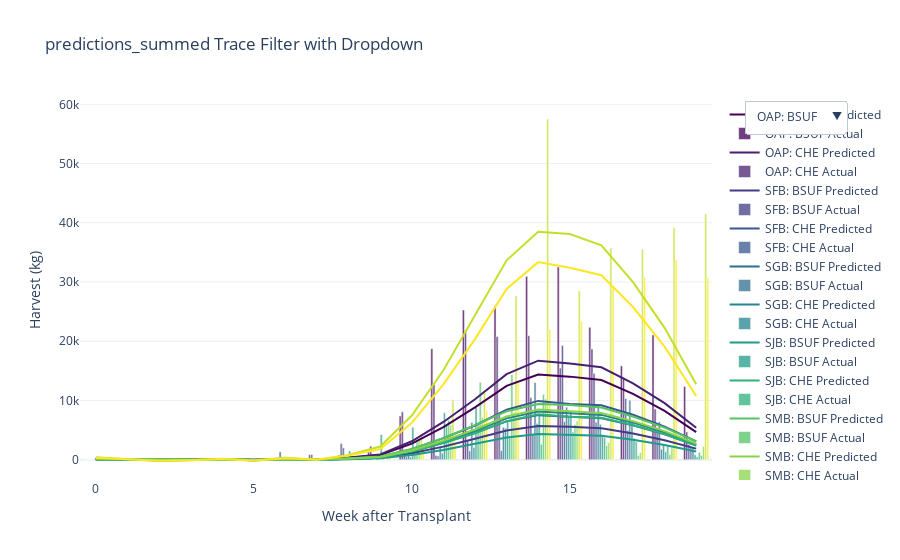

The notebook cell this image was saved under:
### Code cell
fig = go.Figure()
x_values = df.index
colors = sample_colorscale('Viridis', [i / (len(df.columns) - 1) for i in range(len(df.columns))])
color_map = {key: colors[i] for i, key in enumerate(df.columns)}

for i, col in enumerate(df.columns):
    label = col[0] + ': ' + col[1]
    fig.add_trace(go.Scatter(x=x_values, y=df[col], name=label + ' Predicted', line=dict(color=color_map[col])))
    fig.add_trace(go.Bar(x=x_values, y=af[col], name= label + ' Actual', marker_color=color_map[col], opacity=0.75))

visibility_matrix = np.eye(2* len(df.columns), dtype=bool).repeat(2, axis=1)

buttons = [dict(label=f"{key[0]}: {key[1]}",method='update',args=[{'visible': visibility_matrix[i].tolist()}, {'title': f'Selected: {key[0]}: {key[1]}'}]) for i,key in enumerate(df.columns)]


# Add "Show All" button
buttons.append(dict(
    label='Show All', 
    method='update',
    args=[{'visible': [True]*(len(df.columns)*2)}, {'title': 'All Traces Visible'}]
))

# Add dropdown menu to layout
fig.update_layout(
    updatemenus=[dict(
        active=0,
        buttons=buttons,
        direction='down',
        showactive=True,
        x=1.05,
        xanchor='left',
        y=1,
        yanchor='top'
    )],
    title=title + ' Trace Filter with Dropdown',
    template='plotly_white',
    xaxis_title='Week after Transplant',
    yaxis_title='Harvest (kg)'
)

fig.show()

### Figure 1 — Plotly figure (JSON) as saved in the notebook; plotly's stock layout.template omitted (floating-point values rounded to 4 significant figures)
{"data": [{"line": {"color": "rgb(68, 1, 84)"}, "name": "OAP: BSUF Predicted", "type": "scatter", "x": [0, 1, 2, 3, 4, 5, 6, 7, 8, 9, 10, 11, 12, 13, 14, 15, 16, 17, 18, 19], "y": [141.6, 42.13, -79.0, -33.19, 48.55, -66.73, 118.2, 3.886, 302.0, 783.4, 2703.0, 5513.0, 8840.0, 12460.0, 14380.0, 14020.0, 13440.0, 11120.0, 8240.0, 4658.0]}, {"marker": {"color": "rgb(68, 1, 84)"}, "name": "OAP: BSUF Actual", "opacity": 0.75, "type": "bar", "x": [0, 1, 2, 3, 4, 5, 6, 7, 8, 9, 10, 11, 12, 13, 14, 15, 16, 17, 18, 19], "y": [0.0, 0.0, 0.0, 0.0, 0.0, 0.0, 247.0, 0.0, 0.0, 1280.0, 7385.0, 18730.0, 25270.0, 25940.0, 30950.0, 32540.0, 22350.0, 15830.0, 21070.0, 12350.0]}, {"line": {"color": "rgb(71, 33, 113)"}, "name": "OAP: CHE Predicted", "type": "scatter", "x": [0, 1, 2, 3, 4, 5, 6, 7, 8, 9, 10, 11, 12, 13, 14, 15, 16, 17, 18, 19], "y": [159.3, 50.94, -90.76, -40.13, 56.78, -84.15, 137.0, 6.073, 352.2, 894.5, 3112.0, 6369.0, 10200.0, 14440.0, 16720.0, 16230.0, 15600.0, 12890.0, 9550.0, 5377.0]}, {"marker": {"color": "rgb(71, 33, 113)"}, "name": "OAP: CHE Actual", "opacity": 0.75, "type": "bar", "x": [0, 1, 2, 3, 4, 5, 6, 7, 8, 9, 10, 11, 12, 13, 14, 15, 16, 17, 18, 19], "y": [0.0, 0.0, 0.0, 0.0, 0.0, 0.0, 0.0, 0.0, 796.0, 2267.0, 8092.0, 12700.0, 21520.0, 20780.0, 20930.0, 15470.0, 18700.0, 13830.0, 8567.0, 4687.0]}, {"line": {"color": "rgb(66, 61, 131)"}, "name": "SFB: BSUF Predicted", "type": "scatter", "x": [0, 1, 2, 3, 4, 5, 6, 7, 8, 9, 10, 11, 12, 13, 14, 15, 16, 17, 18, 19], "y": [58.4, 13.8, -31.92, -12.25, 20.12, -20.77, 46.97, 0.8881, 118.6, 319.1, 1086.0, 2203.0, 3542.0, 4942.0, 5673.0, 5580.0, 5321.0, 4405.0, 3269.0, 1862.0]}, {"marker": {"color": "rgb(66, 61, 131)"}, "name": "SFB: BSUF Actual", "opacity": 0.75, "type": "bar", "x": [0, 1, 2, 3, 4, 5, 6, 7, 8, 9, 10, 11, 12, 13, 14, 15, 16, 17, 18, 19], "y": [0.0, 0.0, 0.0, 0.0, 0.0, 129.0, 0.0, 852.0, 2724.0, 0.0, 1261.0, 726.0, 3146.0, 7817.0, 10480.0, 19270.0, 14580.0, 10320.0, 4596.0, 2564.0]}, {"line": {"color": "rgb(56, 87, 139)"}, "name": "SFB: CHE Predicted", "type": "scatter", "x": [0, 1, 2, 3, 4, 5, 6, 7, 8, 9, 10, 11, 12, 13, 14, 15, 16, 17, 18, 19], "y": [81.52, 43.66, -60.48, -20.98, 31.24, -83.64, 72.54, 5.593, 209.1, 481.7, 1759.0, 3644.0, 5769.0, 8434.0, 9925.0, 9392.0, 9176.0, 7575.0, 5586.0, 3078.0]}, {"marker": {"color": "rgb(56, 87, 139)"}, "name": "SFB: CHE Actual", "opacity": 0.75, "type": "bar", "x": [0, 1, 2, 3, 4, 5, 6, 7, 8, 9, 10, 11, 12, 13, 14, 15, 16, 17, 18, 19], "y": [0.0, 0.0, 0.0, 0.0, 0.0, 213.0, 1333.0, 883.0, 2004.0, 0.0, 470.0, 624.0, 1476.0, 1531.0, 4268.0, 6402.0, 6340.0, 4926.0, 6382.0, 2066.0]}, {"line": {"color": "rgb(46, 111, 142)"}, "name": "SGB: BSUF Predicted", "type": "scatter", "x": [0, 1, 2, 3, 4, 5, 6, 7, 8, 9, 10, 11, 12, 13, 14, 15, 16, 17, 18, 19], "y": [69.02, 27.11, -45.0, -15.06, 24.52, -47.66, 57.55, 2.47, 157.8, 392.0, 1383.0, 2835.0, 4521.0, 6466.0, 7522.0, 7246.0, 7001.0, 5789.0, 4281.0, 2397.0]}, {"marker": {"color": "rgb(46, 111, 142)"}, "name": "SGB: BSUF Actual", "opacity": 0.75, "type": "bar", "x": [0, 1, 2, 3, 4, 5, 6, 7, 8, 9, 10, 11, 12, 13, 14, 15, 16, 17, 18, 19], "y": [0.0, 0.0, 0.0, 0.0, 0.0, 0.0, 0.0, 33.0, 116.0, 307.0, 1513.0, 2223.0, 6290.0, 5475.0, 13020.0, 8873.0, 9305.0, 10040.0, 1758.0, 2074.0]}, {"line": {"color": "rgb(37, 133, 142)"}, "name": "SGB: CHE Predicted", "type": "scatter", "x": [0, 1, 2, 3, 4, 5, 6, 7, 8, 9, 10, 11, 12, 13, 14, 15, 16, 17, 18, 19], "y": [72.1, 30.35, -48.67, -18.06, 26.56, -55.47, 61.95, 3.235, 170.7, 415.1, 1480.0, 3046.0, 4847.0, 6977.0, 8144.0, 7804.0, 7564.0, 6251.0, 4619.0, 2573.0]}, {"marker": {"color": "rgb(37, 133, 142)"}, "name": "SGB: CHE Actual", "opacity": 0.75, "type": "bar", "x": [0, 1, 2, 3, 4, 5, 6, 7, 8, 9, 10, 11, 12, 13, 14, 15, 16, 17, 18, 19], "y": [0.0, 0.0, 0.0, 0.0, 0.0, 0.0, 0.0, 0.0, 36.0, 108.0, 471.0, 1097.0, 2079.0, 5314.0, 6126.0, 7149.0, 5984.0, 6390.0, 2642.0, 832.0]}, {"line": {"color": "rgb(32, 155, 137)"}, "name": "SJB: BSUF Predicted", "type": "scatter", "x": [0, 1, 2, 3, 4, 5, 6, 7, 8, 9, 10, 11, 12, 13, 14, 15, 16, 17, 18, 19], "y": [41.33, 13.84, -25.56, -8.953, 14.74, -24.2, 33.99, 1.484, 90.9, 231.7, 807.0, 1649.0, 2636.0, 3741.0, 4335.0, 4203.0, 4045.0, 3345.0, 2476.0, 1394.0]}, {"marker": {"color": "rgb(32, 155, 137)"}, "name": "SJB: BSUF Actual", "opacity": 0.75, "type": "bar", "x": [0, 1, 2, 3, 4, 5, 6, 7, 8, 9, 10, 11, 12, 13, 14, 15, 16, 17, 18, 19], "y": [0.0, 0.0, 0.0, 0.0, 0.0, 0.0, 0.0, 0.0, 1482.0, 4236.0, 5472.0, 7925.0, 8861.0, 6686.0, 7671.0, 8114.0, 4190.0, 3624.0, 1331.0, 460.0]}, {"line": {"color": "rgb(47, 176, 125)"}, "name": "SJB: CHE Predicted", "type": "scatter", "x": [0, 1, 2, 3, 4, 5, 6, 7, 8, 9, 10, 11, 12, 13, 14, 15, 16, 17, 18, 19], "y": [63.56, 32.52, -48.28, -16.08, 24.39, -64.45, 55.07, 4.448, 161.0, 373.2, 1360.0, 2815.0, 4456.0, 6509.0, 7656.0, 7252.0, 7083.0, 5849.0, 4313.0, 2378.0]}, {"marker": {"color": "rgb(47, 176, 125)"}, "name": "SJB: CHE Actual", "opacity": 0.75, "type": "bar", "x": [0, 1, 2, 3, 4, 5, 6, 7, 8, 9, 10, 11, 12, 13, 14, 15, 16, 17, 18, 19], "y": [0.0, 0.0, 0.0, 0.0, 0.0, 0.0, 0.0, 0.0, 507.0, 742.0, 1671.0, 5822.0, 6039.0, 3924.0, 2597.0, 4681.0, 3747.0, 3036.0, 2483.0, 1238.0]}, {"line": {"color": "rgb(84, 196, 103)"}, "name": "SMB: BSUF Predicted", "type": "scatter", "x": [0, 1, 2, 3, 4, 5, 6, 7, 8, 9, 10, 11, 12, 13, 14, 15, 16, 17, 18, 19], "y": [95.8, 23.93, -52.28, -20.87, 33.07, -35.31, 77.63, 2.084, 196.2, 525.4, 1791.0, 3637.0, 5845.0, 8169.0, 9385.0, 9218.0, 8797.0, 7282.0, 5402.0, 3074.0]}, {"marker": {"color": "rgb(84, 196, 103)"}, "name": "SMB: BSUF Actual", "opacity": 0.75, "type": "bar", "x": [0, 1, 2, 3, 4, 5, 6, 7, 8, 9, 10, 11, 12, 13, 14, 15, 16, 17, 18, 19], "y": [0.0, 0.0, 0.0, 0.0, 0.0, 0.0, 0.0, 0.0, 480.0, 0.0, 3236.0, 6670.0, 13070.0, 14370.0, 11040.0, 5944.0, 2399.0, 710.0, 869.0, 715.0]}, {"line": {"color": "rgb(136, 212, 72)"}, "name": "SMB: CHE Predicted", "type": "scatter", "x": [0, 1, 2, 3, 4, 5, 6, 7, 8, 9, 10, 11, 12, 13, 14, 15, 16, 17, 18, 19], "y": [77.73, 28.72, -49.18, -18.86, 28.61, -50.32, 66.02, 3.619, 177.6, 442.6, 1558.0, 3195.0, 5098.0, 7279.0, 8459.0, 8161.0, 7876.0, 6511.0, 4816.0, 2699.0]}, {"marker": {"color": "rgb(136, 212, 72)"}, "name": "SMB: CHE Actual", "opacity": 0.75, "type": "bar", "x": [0, 1, 2, 3, 4, 5, 6, 7, 8, 9, 10, 11, 12, 13, 14, 15, 16, 17, 18, 19], "y": [0.0, 0.0, 0.0, 0.0, 0.0, 0.0, 0.0, 0.0, 0.0, 1023.0, 3443.0, 5855.0, 7161.0, 8003.0, 10300.0, 6524.0, 2888.0, 1185.0, 2180.0, 2236.0]}, {"line": {"color": "rgb(194, 224, 42)"}, "name": "VAP: BSUF Predicted", "type": "scatter", "x": [0, 1, 2, 3, 4, 5, 6, 7, 8, 9, 10, 11, 12, 13, 14, 15, 16, 17, 18, 19], "y": [414.3, 72.71, -223.7, -88.84, 140.0, -108.7, 320.7, 3.151, 802.1, 2217.0, 7463.0, 15090.0, 24300.0, 33660.0, 38470.0, 38090.0, 36180.0, 29980.0, 22260.0, 12750.0]}, {"marker": {"color": "rgb(194, 224, 42)"}, "name": "VAP: BSUF Actual", "opacity": 0.75, "type": "bar", "x": [0, 1, 2, 3, 4, 5, 6, 7, 8, 9, 10, 11, 12, 13, 14, 15, 16, 17, 18, 19], "y": [0.0, 0.0, 0.0, 0.0, 0.0, 0.0, 0.0, 0.0, 24.0, 587.0, 4292.0, 10140.0, 11270.0, 27650.0, 57530.0, 28500.0, 35780.0, 35540.0, 39200.0, 41520.0]}, {"line": {"color": "rgb(253, 231, 37)"}, "name": "VAP: CHE Predicted", "type": "scatter", "x": [0, 1, 2, 3, 4, 5, 6, 7, 8, 9, 10, 11, 12, 13, 14, 15, 16, 17, 18, 19], "y": [323.0, 93.56, -202.5, -76.54, 115.2, -173.3, 261.6, 10.0, 699.4, 1792.0, 6234.0, 12730.0, 20350.0, 28830.0, 33360.0, 32410.0, 31150.0, 25770.0, 19080.0, 10750.0]}, {"marker": {"color": "rgb(253, 231, 37)"}, "name": "VAP: CHE Actual", "opacity": 0.75, "type": "bar", "x": [0, 1, 2, 3, 4, 5, 6, 7, 8, 9, 10, 11, 12, 13, 14, 15, 16, 17, 18, 19], "y": [0.0, 0.0, 0.0, 0.0, 0.0, 0.0, 0.0, 0.0, 0.0, 40.0, 2283.0, 3014.0, 8268.0, 12950.0, 21940.0, 23380.0, 28990.0, 30830.0, 33810.0, 30770.0]}], "layout": {"title": {"text": "predictions_summed Trace Filter with Dropdown"}, "updatemenus": [{"active": 0, "buttons": [{"args": [{"visible": [true, true, false, false, false, false, false, false, false, false, false, false, false, false, false, false, false, false, false, false, false, false, false, false, false, false, false, false, false, false, false, false, false, false, false, false, false, false, false, false, false, false, false, false, false, false, false, false]}, {"title": "Selected: OAP: BSUF"}], "label": "OAP: BSUF", "method": "update"}, {"args": [{"visible": [false, false, true, true, false, false, false, false, false, false, false, false, false, false, false, false, false, false, false, false, false, false, false, false, false, false, false, false, false, false, false, false, false, false, false, false, false, false, false, false, false, false, false, false, false, false, false, false]}, {"title": "Selected: OAP: CHE"}], "label": "OAP: CHE", "method": "update"}, {"args": [{"visible": [false, false, false, false, true, true, false, false, false, false, false, false, false, false, false, false, false, false, false, false, false, false, false, false, false, false, false, false, false, false, false, false, false, false, false, false, false, false, false, false, false, false, false, false, false, false, false, false]}, {"title": "Selected: SFB: BSUF"}], "label": "SFB: BSUF", "method": "update"}, {"args": [{"visible": [false, false, false, false, false, false, true, true, false, false, false, false, false, false, false, false, false, false, false, false, false, false, false, false, false, false, false, false, false, false, false, false, false, false, false, false, false, false, false, false, false, false, false, false, false, false, false, false]}, {"title": "Selected: SFB: CHE"}], "label": "SFB: CHE", "method": "update"}, {"args": [{"visible": [false, false, false, false, false, false, false, false, true, true, false, false, false, false, false, false, false, false, false, false, false, false, false, false, false, false, false, false, false, false, false, false, false, false, false, false, false, false, false, false, false, false, false, false, false, false, false, false]}, {"title": "Selected: SGB: BSUF"}], "label": "SGB: BSUF", "method": "update"}, {"args": [{"visible": [false, false, false, false, false, false, false, false, false, false, true, true, false, false, false, false, false, false, false, false, false, false, false, false, false, false, false, false, false, false, false, false, false, false, false, false, false, false, false, false, false, false, false, false, false, false, false, false]}, {"title": "Selected: SGB: CHE"}], "label": "SGB: CHE", "method": "update"}, {"args": [{"visible": [false, false, false, false, false, false, false, false, false, false, false, false, true, true, false, false, false, false, false, false, false, false, false, false, false, false, false, false, false, false, false, false, false, false, false, false, false, false, false, false, false, false, false, false, false, false, false, false]}, {"title": "Selected: SJB: BSUF"}], "label": "SJB: BSUF", "method": "update"}, {"args": [{"visible": [false, false, false, false, false, false, false, false, false, false, false, false, false, false, true, true, false, false, false, false, false, false, false, false, false, false, false, false, false, false, false, false, false, false, false, false, false, false, false, false, false, false, false, false, false, false, false, false]}, {"title": "Selected: SJB: CHE"}], "label": "SJB: CHE", "method": "update"}, {"args": [{"visible": [false, false, false, false, false, false, false, false, false, false, false, false, false, false, false, false, true, true, false, false, false, false, false, false, false, false, false, false, false, false, false, false, false, false, false, false, false, false, false, false, false, false, false, false, false, false, false, false]}, {"title": "Selected: SMB: BSUF"}], "label": "SMB: BSUF", "method": "update"}, {"args": [{"visible": [false, false, false, false, false, false, false, false, false, false, false, false, false, false, false, false, false, false, true, true, false, false, false, false, false, false, false, false, false, false, false, false, false, false, false, false, false, false, false, false, false, false, false, false, false, false, false, false]}, {"title": "Selected: SMB: CHE"}], "label": "SMB: CHE", "method": "update"}, {"args": [{"visible": [false, false, false, false, false, false, false, false, false, false, false, false, false, false, false, false, false, false, false, false, true, true, false, false, false, false, false, false, false, false, false, false, false, false, false, false, false, false, false, false, false, false, false, false, false, false, false, false]}, {"title": "Selected: VAP: BSUF"}], "label": "VAP: BSUF", "method": "update"}, {"args": [{"visible": [false, false, false, false, false, false, false, false, false, false, false, false, false, false, false, false, false, false, false, false, false, false, true, true, false, false, false, false, false, false, false, false, false, false, false, false, false, false, false, false, false, false, false, false, false, false, false, false]}, {"title": "Selected: VAP: CHE"}], "label": "VAP: CHE", "method": "update"}, {"args": [{"visible": [true, true, true, true, true, true, true, true, true, true, true, true, true, true, true, true, true, true, true, true, true, true, true, true]}, {"title": "All Traces Visible"}], "label": "Show All", "method": "update"}], "direction": "down", "showactive": true, "x": 1.05, "xanchor": "left", "y": 1, "yanchor": "top"}], "xaxis": {"title": {"text": "Week after Transplant"}}, "yaxis": {"title": {"text": "Harvest (kg)"}}}}
